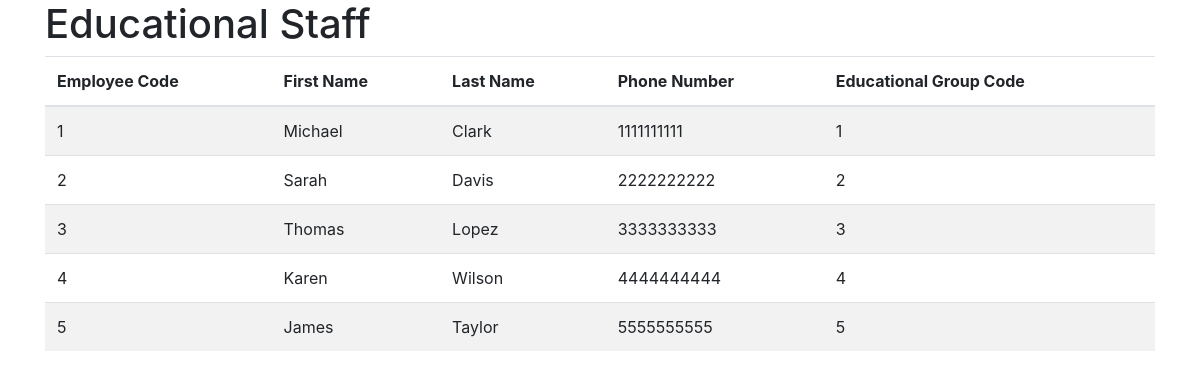
The page /educational_staff on the database its author committed.
### tables this page shows
CREATE TABLE educational_staff (
                    employee_code INTEGER PRIMARY KEY,
                    firstname TEXT,
                    lastname TEXT,
                    phone_number INTEGER,
                    educational_group_code INTEGER);

### app.py (the view)
@app.route('/educational_staff', methods=['GET'])
def get_educational_staff():
    try:
        conn = get_db_connection()
        staff = conn.execute('SELECT * FROM educational_staff').fetchall()
        conn.close()
        app.logger.info(f'Retrieved {len(staff)} educational staff members')
        return render_template('educational_staff.html', staff=staff)
    except Exception as e:
        app.logger.error(f'Error retrieving educational staff: {str(e)}')
        return f'Error: {str(e)}', 500

### app.py (called while the page is built)
def get_db_connection():
    conn = sqlite3.connect('university.db')
    conn.row_factory = sqlite3.Row
    return conn

### templates/educational_staff.html (shortened to what this page needs)
<!DOCTYPE html>
<html>
<head>
    <link rel="stylesheet" href="https://stackpath.bootstrapcdn.com/bootstrap/4.3.1/css/bootstrap.min.css">
</head>
<body>
    <div class="container">
        <h1>Educational Staff</h1>
        <table class="table table-striped">
            <thead>
                <tr>
                    <th>Employee Code</th>
                    <th>First Name</th>
                    <th>Last Name</th>
                    <th>Phone Number</th>
                    <th>Educational Group Code</th>
                </tr>
            </thead>
            <tbody>
                {% for member in staff %}
                <tr>
                    <td>{{ member.employee_code }}</td>
                    <td>{{ member.firstname }}</td>
                    <td>{{ member.lastname }}</td>
                    <td>{{ member.phone_number }}</td>
                    <td>{{ member.educational_group_code }}</td>
                </tr>
                {% endfor %}
            </tbody>
        </table>
    </div>
</body>
</html>

### rows shown on the page
educational_staff: employee_code "1", firstname "Michael", lastname "Clark", phone_number "1111111111", educational_group_code "1"
educational_staff: employee_code "2", firstname "Sarah", lastname "Davis", phone_number "2222222222", educational_group_code "2"
educational_staff: employee_code "3", firstname "Thomas", lastname "Lopez", phone_number "3333333333", educational_group_code "3"
educational_staff: employee_code "4", firstname "Karen", lastname "Wilson", phone_number "4444444444", educational_group_code "4"
educational_staff: employee_code "5", firstname "James", lastname "Taylor", phone_number "5555555555", educational_group_code "5"
